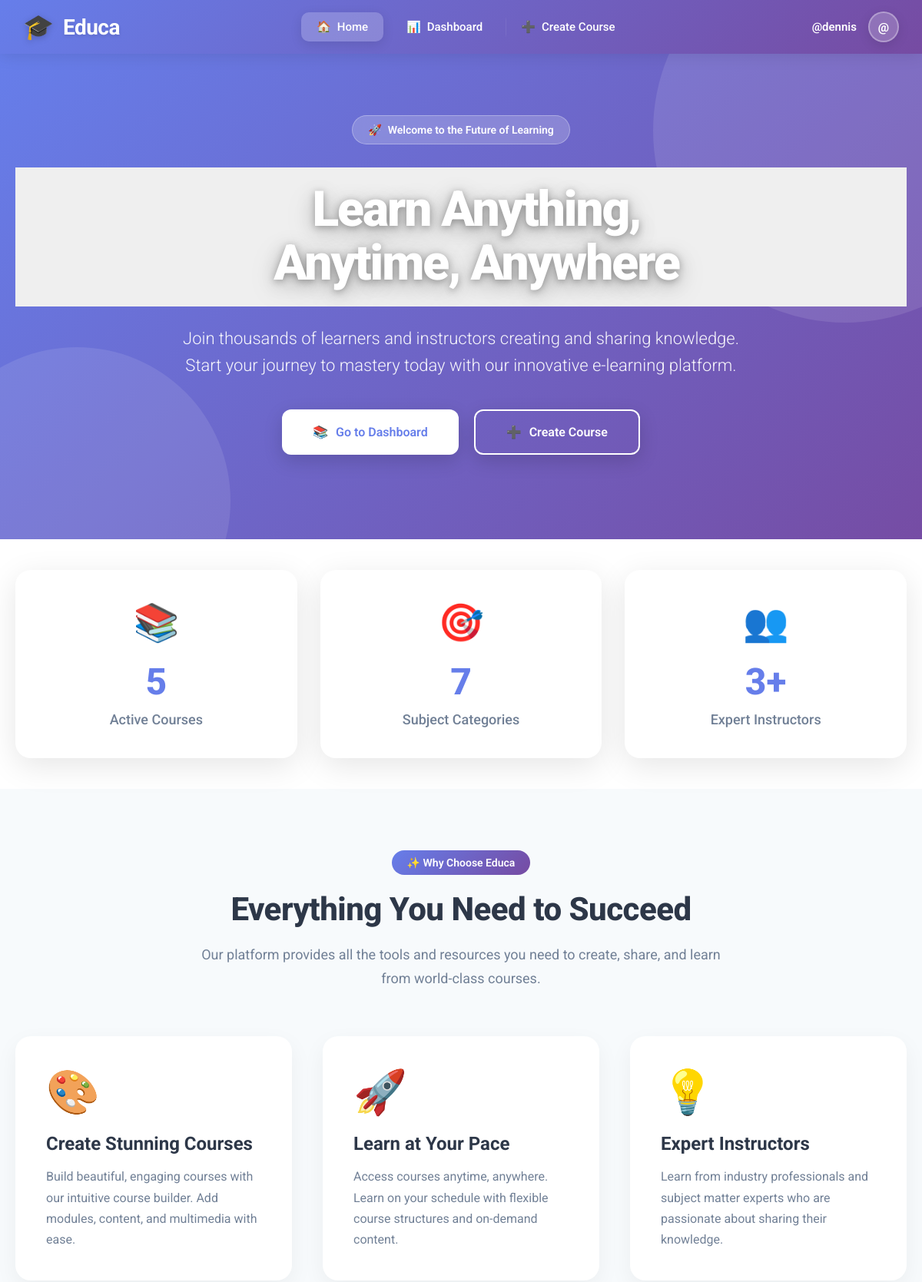
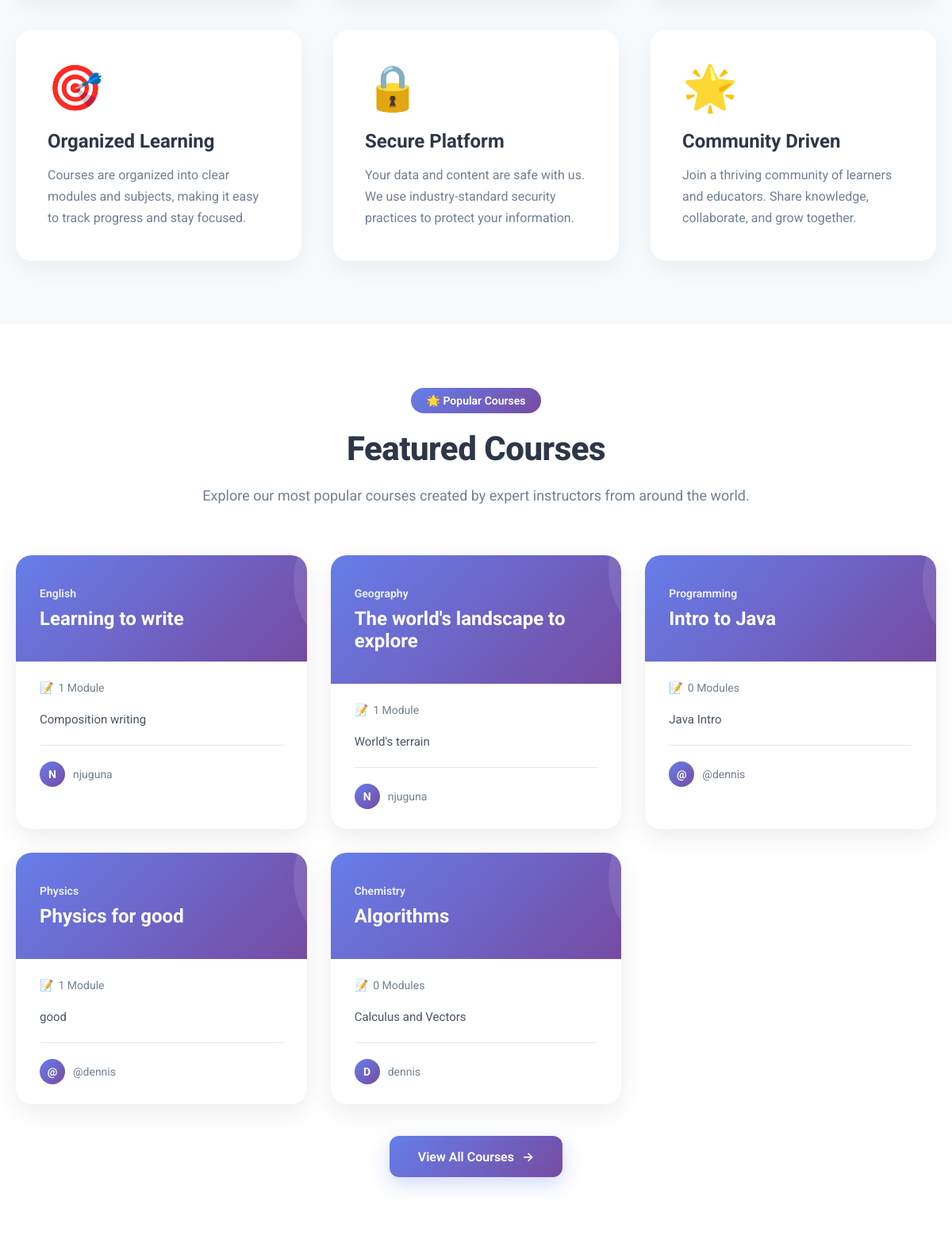
Screenshot of / (signed in, upper part) with the database file from the repository (2 pictures, top to bottom).
### courses/models.py (models this page shows, shortened)
class Course(models.Model):
    owner = models.ForeignKey(User,
                              related_name='courses_created',
                              on_delete=models.CASCADE)
    subject = models.ForeignKey(Subject,
                                related_name='courses',
                                on_delete=models.CASCADE)
    title = models.CharField(max_length=200)
    slug = models.SlugField(max_length=200, unique=True)
    overview = models.TextField()
    created = models.DateTimeField(auto_now_add=True)
    class Meta:
        ordering = ['-created']

class Subject(models.Model):
    title = models.CharField(max_length=200)
    slug = models.SlugField(max_length=200, unique=True)
    class Meta:
        ordering = ['title']

### courses/views.py (the view)
# urls.py: 2. Add a URL to urlpatterns:  path('', views.home, name='home')
def home(request):
    total_courses = Course.objects.count()
    total_subjects = Subject.objects.count()
    total_users = Course.objects.values('owner').distinct().count()
    featured_courses = Course.objects.select_related('subject', 'owner').prefetch_related('modules')[:6]
    subjects = Subject.objects.annotate(total_courses=Count('courses'))[:8]
    context = {
        'total_courses': total_courses,
        'total_subjects': total_subjects,
        'total_users': total_users,
        'featured_courses': featured_courses,
        'subjects': subjects,
    }
    return render(request, 'courses/home.html', context)

### courses/templates/courses/home.html (shortened to what this page needs)
{% extends "base.html" %}
{% block content %}
<section class="hero-section">
  <div class="hero-container">
    <div class="hero-content">
      <div class="hero-badge">
        <span>🚀</span>
        <span>Welcome to the Future of Learning</span>
      </div>
      <h1 class="hero-title">Learn Anything,<br>Anytime, Anywhere</h1>
      <p class="hero-subtitle">
        Join thousands of learners and instructors creating and sharing knowledge.<br>
        Start your journey to mastery today with our innovative e-learning platform.
      </p>
      <div class="hero-buttons">
        {% if request.user.is_authenticated %}
          <a href="{% url 'profile' %}" class="btn-hero btn-primary-hero">
            <span>📚</span> Go to Dashboard
          </a>
          <a href="{% url 'course_create' %}" class="btn-hero btn-secondary-hero">
            <span>➕</span> Create Course
          </a>
        {% endif %}
      </div>
    </div>
  </div>
</section>
<section class="stats-section">
  <div class="stats-container">
    <div class="stats-grid">
      <div class="stat-card">
        <span class="stat-icon">📚</span>
        <span class="stat-number">{{ total_courses }}</span>
        <span class="stat-label">Active Courses</span>
      </div>
      <div class="stat-card">
        <span class="stat-icon">🎯</span>
        <span class="stat-number">{{ total_subjects }}</span>
        <span class="stat-label">Subject Categories</span>
      </div>
      <div class="stat-card">
        <span class="stat-icon">👥</span>
        <span class="stat-number">{{ total_users }}+</span>
        <span class="stat-label">Expert Instructors</span>
      </div>
    </div>
  </div>
</section>
<section class="features-section">
  <div class="section-header">
    <div class="section-badge">✨ Why Choose Educa</div>
    <h2 class="section-title">Everything You Need to Succeed</h2>
    <p class="section-description">
      Our platform provides all the tools and resources you need to create, share, and learn from world-class courses.
    </p>
  </div>
  <div class="features-grid">
    <div class="feature-card">
      <span class="feature-icon">🎨</span>
      <h3 class="feature-title">Create Stunning Courses</h3>
      <p class="feature-description">
        Build beautiful, engaging courses with our intuitive course builder. Add modules, content, and multimedia with ease.
      </p>
    </div>
    <div class="feature-card">
      <span class="feature-icon">🚀</span>
      <h3 class="feature-title">Learn at Your Pace</h3>
      <p class="feature-description">
        Access courses anytime, anywhere. Learn on your schedule with flexible course structures and on-demand content.
      </p>
    </div>
    <div class="feature-card">
      <span class="feature-icon">💡</span>
      <h3 class="feature-title">Expert Instructors</h3>
      <p class="feature-description">
        Learn from industry professionals and subject matter experts who are passionate about sharing their knowledge.
      </p>
    </div>
    <div class="feature-card">
      <span class="feature-icon">🎯</span>
      <h3 class="feature-title">Organized Learning</h3>
      <p class="feature-description">
        Courses are organized into clear modules and subjects, making it easy to track progress and stay focused.
      </p>
    </div>
    <div class="feature-card">
      <span class="feature-icon">🔒</span>
      <h3 class="feature-title">Secure Platform</h3>
      <p class="feature-description">
        Your data and content are safe with us. We use industry-standard security practices to protect your information.
      </p>
    </div>
    <div class="feature-card">
      <span class="feature-icon">🌟</span>
      <h3 class="feature-title">Community Driven</h3>
      <p class="feature-description">
        Join a thriving community of learners and educators. Share knowledge, collaborate, and grow together.
      </p>
    </div>
  </div>
</section>
{% if featured_courses %}
<section class="courses-section">
  <div class="courses-container">
    <div class="section-header">
      <div class="section-badge">🌟 Popular Courses</div>
      <h2 class="section-title">Featured Courses</h2>
      <p class="section-description">
        Explore our most popular courses created by expert instructors from around the world.
      </p>
    </div>
    <div class="courses-grid">
      {% for course in featured_courses %}
      <a href="{% if request.user.is_authenticated %}{% url 'course_detail' course.id %}{% else %}{% url 'login' %}{% endif %}" class="course-card">
        <div class="course-header">
          <div class="course-subject">{{ course.subject.title }}</div>
          <h3 class="course-title">{{ course.title }}</h3>
        </div>
        <div class="course-body">
          <div class="course-meta">
            <div class="course-meta-item">
              <span>📝</span>
              <span>{{ course.modules.count }} Module{{ course.modules.count|pluralize }}</span>
            </div>
          </div>
          {% if course.overview %}
          <p class="course-description">{{ course.overview|truncatewords:20 }}</p>
          {% endif %}
          <div class="course-footer">
            <div class="course-author">
              <div class="author-avatar">{{ course.owner.username|slice:":1"|upper }}</div>
              <span>{{ course.owner.username }}</span>
            </div>
          </div>
        </div>
      </a>
      {% endfor %}
    </div>
    {% if request.user.is_authenticated %}
    <div class="view-more-btn">
      <a href="{% url 'profile' %}" class="btn-view-more">
        <span>View All Courses</span>
        <span>→</span>
      </a>
    </div>
    {% endif %}
  </div>
</section>
{% endif %}
{% endblock %}

### courses/templates/base.html (shortened to what this page needs)
{% load static %}
<!DOCTYPE html>
<html>
  <head>
    <link href="{% static "css/base.css" %}" rel="stylesheet">
  </head>
  <body>
    <nav class="top-navbar" id="navbar">
      <div class="navbar-container">
        <a href="{% url 'home' %}" class="navbar-logo">
          <span class="logo-icon">🎓</span>
          <span class="logo-text">Educa</span>
        </a>
        <ul class="navbar-menu" id="navbarMenu">
          <li><a href="{% url 'home' %}" class="nav-link {% if request.resolver_match.url_name == 'home' %}active{% endif %}">
            <span>🏠</span> Home
          </a></li>
          {% if request.user.is_authenticated %}
            <li><a href="{% url 'profile' %}" class="nav-link {% if request.resolver_match.url_name == 'profile' %}active{% endif %}">
              <span>📊</span> Dashboard
            </a></li>
            <li><a href="{% url 'course_create' %}" class="nav-link">
              <span>➕</span> Create Course
            </a></li>
          {% endif %}
        </ul>
        <div class="navbar-user">
          {% if request.user.is_authenticated %}
            <span class="user-name">{{ request.user.username }}</span>
            <div class="dropdown">
              <div class="user-avatar">{{ request.user.username|slice:":1"|upper }}</div>
            </div>
          {% else %}
            <a href="{% url 'login' %}" class="btn-navbar btn-outline">Sign In</a>
            <a href="{% url 'signup' %}" class="btn-navbar">Get Started</a>
          {% endif %}
        </div>
      </div>
    </nav>
    <div class="page-content">
      <div id="content">
        {% block content %}
        {% endblock %}
      </div>
    </div>
  </body>
</html>

### courses/static/css/base.css (style rules this page uses)
body { margin:0; font-family:'Roboto', sans-serif; font-weight:400; color:#333; }
a { color:#3fad37; text-decoration:none; }
ul { float:left; }
h1, h2, h3, h4, h5, h6 { font-family:'Roboto', sans-serif; font-weight:300; }
h1 { background:#efefef; width:100%; overflow:auto; padding:20px 0 20px 40px; margin:0; }

### courses/templates/base.html (style rules this page uses)
* { margin: 0; padding: 0; box-sizing: border-box; }
body { font-family: 'Roboto', -apple-system, BlinkMacSystemFont, 'Segoe UI', sans-serif; margin: 0; padding: 0; }
.top-navbar { background: linear-gradient(135deg, #667eea 0%, #764ba2 100%); box-shadow: 0 2px 20px rgba(0, 0, 0, 0.1); position: sticky; top: 0; z-index: 1000; transition: all 0.3s ease; }
.navbar-container { max-width: 1400px; margin: 0 auto; padding: 0 30px; display: flex; align-items: center; justify-content: space-between; height: 70px; }
.navbar-logo { display: flex; align-items: center; gap: 12px; text-decoration: none; transition: transform 0.3s ease; }
.logo-icon { font-size: 32px; filter: drop-shadow(0 2px 4px rgba(0, 0, 0, 0.2)); }
.logo-text { color: white; font-size: 28px; font-weight: 700; letter-spacing: -0.5px; text-shadow: 0 2px 4px rgba(0, 0, 0, 0.1); }
.navbar-menu { display: flex; align-items: center; gap: 10px; list-style: none; }
.navbar-menu li { position: relative; }
.nav-link { color: white; text-decoration: none; padding: 10px 20px; border-radius: 10px; font-weight: 500; font-size: 15px; transition: all 0.3s ease; display: flex; align-items: center; gap: 8px; position: relative; overflow: hidden; }
.nav-link::before { content: ''; position: absolute; top: 0; left: 0; right: 0; bottom: 0; background: rgba(255, 255, 255, 0.1); transform: translateX(-100%); transition: transform 0.3s ease; }
.nav-link.active { background: rgba(255, 255, 255, 0.2); box-shadow: 0 4px 15px rgba(0, 0, 0, 0.1); }
.navbar-user { display: flex; align-items: center; gap: 15px; }
.user-avatar { width: 40px; height: 40px; border-radius: 50%; background: rgba(255, 255, 255, 0.2); display: flex; align-items: center; justify-content: center; color: white; font-weight: 700; font-size: 16px; border: 2px solid rgba(255, 255, 255, 0.3); cursor: pointer; transition: all 0.3s ease; box-shadow: 0 4px 15px rgba(0, 0, 0, 0.1); }
.user-name { color: white; font-weight: 600; font-size: 15px; display: none; }
.dropdown { position: relative; }
@media (min-width: 768px) { .user-name { display: block; } }
.top-navbar { animation: slideDown 0.5s ease-out; }
.page-content { min-height: calc(100vh - 70px); }

### rows the page displays
Course: subject "English", title "Learning to write", modules.count "1", overview "Composition writing", owner.username "N", owner.username "njuguna"
Course: subject "Geography", title "The world's landscape to explore", modules.count "1", overview "World's terrain", owner.username "N", owner.username "njuguna"
Course: subject "Programming", title "Intro to Java", modules.count "0", overview "Java Intro", owner.username "@", owner.username "@dennis"
Course: subject "Physics", title "Physics for good", modules.count "1", overview "good", owner.username "@", owner.username "@dennis"
Course: subject "Chemistry", title "Algorithms", modules.count "0", overview "Calculus and Vectors", owner.username "D", owner.username "dennis"

### other values shown
{{ request.user.username }} "@dennis"
{{ request.user.username|slice:":1"|upper }} "@"
{{ total_courses }} "5"
{{ total_subjects }} "7"
{{ total_users }} "3"
